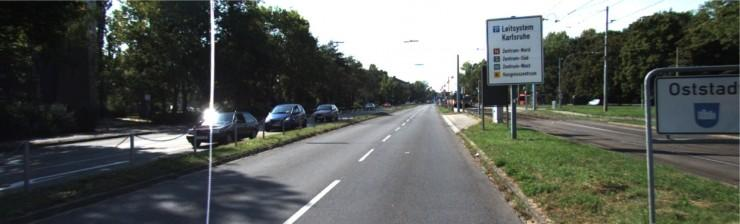
#> input picture python/image/1.jpg, 740 x 224 px
$ python 1.py
#> lines starting #> are read from the running program, lines starting #| are printed output that depends on the picture
from PIL import Image
from pylab import *

if __name__ == "__main__":
    image = np.array(Image.open("./image/1.jpg").convert('L'), 'f') / 255.0
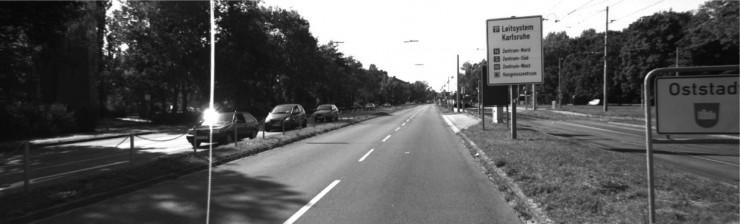
#> image: shape (224, 740) float32; min 0.00784, max 1, mean 0.361
    image = uint8(image * 255.0)
    print(image[100, 200])
#| 40
    print(image.shape, image.dtype)
#| (224, 740) uint8
    imshow(image)
    x = [100, 200]
    y = [100, 200]
    plot(x, y, 'r*')
#> (the run stopped early here; a loop or call above may not have finished)
